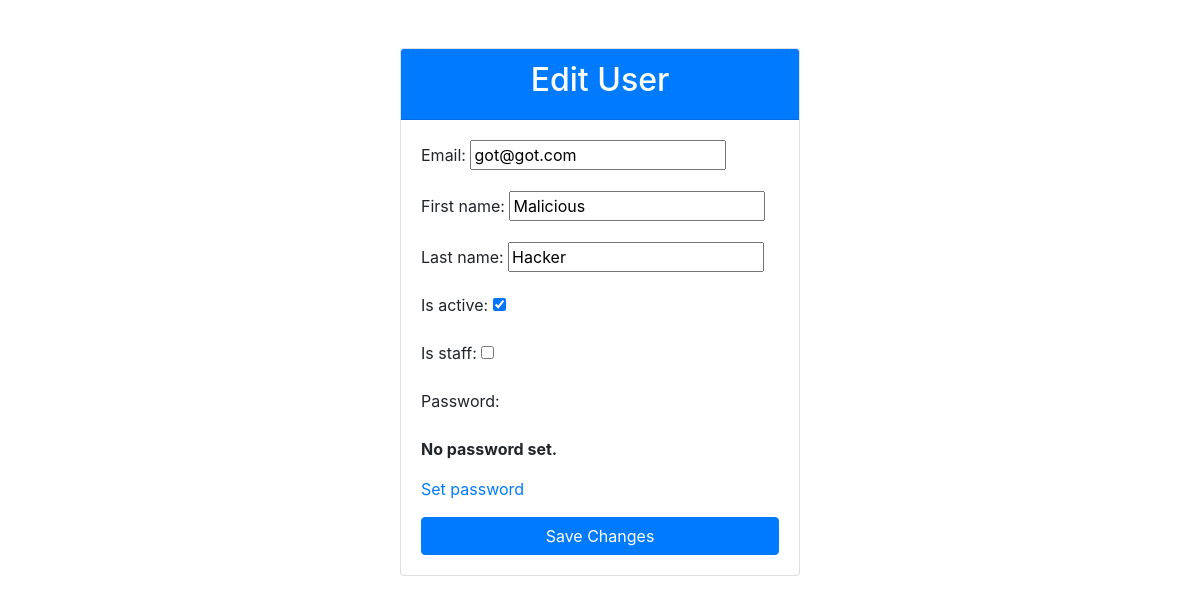
Screenshot of /accounts/profile/ (signed in) with the database file from the repository.
### polls/models.py (models this page shows, shortened)
class customuser(AbstractBaseUser, PermissionsMixin):
    email = models.EmailField(unique=True)
    first_name = models.CharField(max_length=30, blank=True)
    last_name = models.CharField(max_length=30, blank=True)
    is_active = models.BooleanField(default=True)
    is_staff = models.BooleanField(default=False)
    date_joined = models.DateTimeField(auto_now_add=True)
    objects = customuserManager()
    USERNAME_FIELD = 'email'
    REQUIRED_FIELDS = ['first_name', 'last_name']

### polls/views.py (the view)
# urls.py: path('accounts/profile/', profile, name='profile'),
@csrf_exempt
def profile(request):
    if not request.user.is_authenticated:
        return redirect('login')
    if request.method == 'POST':
        form = UserChangeForm(request.POST, instance=request.user)
        if form.is_valid():
            form.save()
            return redirect('profile')
    else:
        form = UserChangeForm(instance=request.user)
    return render(request, 'profile.html', {'form': form})

### polls/forms.py
class UserChangeForm(forms.ModelForm):
    password = ReadOnlyPasswordHashField()
    class Meta:
        model = customuser
        fields = ('email', 'first_name', 'last_name', 'is_active', 'is_staff')

### polls/templates/profile.html (shortened to what this page needs)
<!DOCTYPE html>
<html lang="en">
<head>
    <link rel="stylesheet" href="https://stackpath.bootstrapcdn.com/bootstrap/4.5.2/css/bootstrap.min.css">
</head>
<body>
    <div class="container mt-5">
        <div class="card mx-auto" style="max-width: 400px;">
            <div class="card-header bg-primary text-white">
                <h2 class="text-center">Edit User</h2>
            </div>
            <div class="card-body">
                <form method="post">
                    {{ form.as_p }}
                    <button type="submit" class="btn btn-primary btn-block">Save Changes</button>
                </form>
            </div>
        </div>
    </div>
</body>
</html>

### rows the page displays
customuser: email "got@got.com", first_name "Malicious", last_name "Hacker", is_active "☑"
